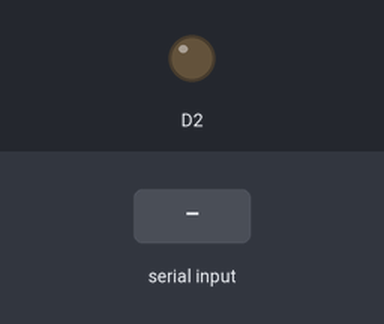
The sketch below on a simulated Arduino Due. Shown: output pins drawn as LEDs (lit = HIGH). The inputs (shaded band) are chosen by the test bench.

Above: at 1.2 s.
1.3 s: "c" received over the second serial link
At 1.6 s:
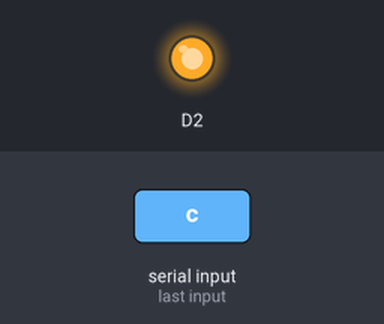
2.8 s: "1" received over the second serial link
At 3.9 s:
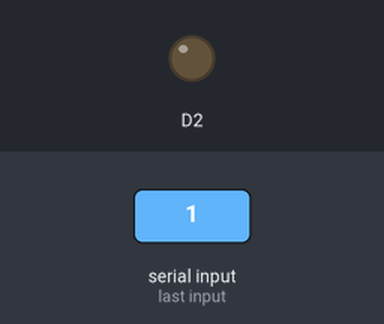
Timing chart, 0 to 5.8 s (numbered marks = the images above; inputs shaded):
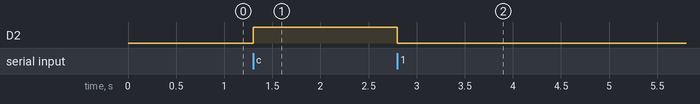

Measured:
- after the input at 1.3 s, D2: LOW → HIGH at once
- after the input at 2.8 s, D2: HIGH → LOW at once

The sketch:

bluetooth-test3.ino
```cpp
// (licence header left out)
// I/O
char incomingByte;
boolean flag = false;
int count = 0;

void setup() {
  Serial3.begin(9600);
  pinMode(2, OUTPUT);
}

void loop() {
  if (Serial3.available() > 0) {
    incomingByte = Serial3.read();
    switch(incomingByte) {
      case 'c':
        flag = true;
        break;
      default:
        flag = false;
        break;
    }
  }
  if (flag) {
    digitalWrite(2, HIGH);
  } else {
    digitalWrite(2, LOW);
  }
}
```
